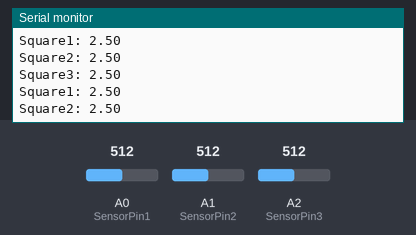
Bench run of a sketch on a simulated Arduino Uno, built with avr-gcc and run on an emulated ATmega328P. Shown: the last lines printed to the serial monitor. Inputs (shaded band) come from the test bench; at power-on: A0 (SensorPin1) = 512, A1 (SensorPin2) = 512, A2 (SensorPin3) = 512.

Above: at 1.2 s.
1.3 s: A0 (SensorPin1) set to 716
At 1.9 s:
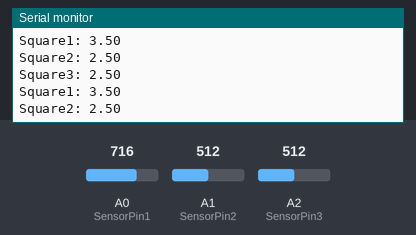
2.8 s: A1 (SensorPin2) set to 716
At 3.5 s:
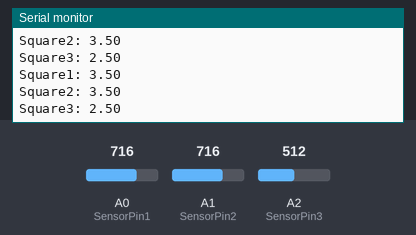
4.3 s: A2 (SensorPin3) set to 716
At 5.1 s:
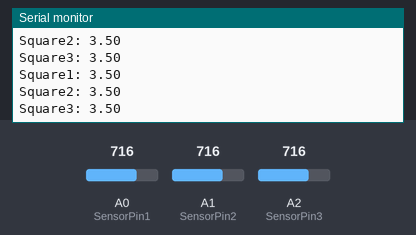
5.8 s: A0 (SensorPin1) set to 900
At 6.7 s:
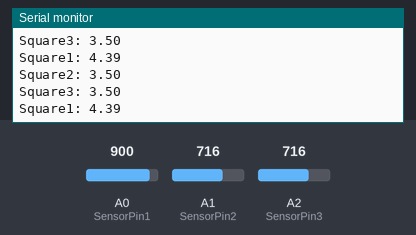
8.8 s: A1 (SensorPin2) set to 900
At 9.7 s:
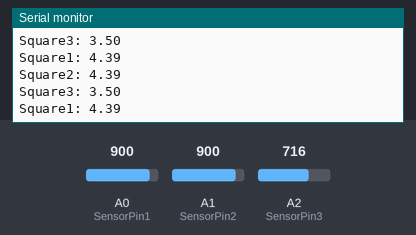
11.8 s: A2 (SensorPin3) set to 900
At 12.4 s:
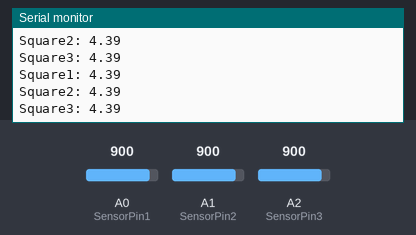
Timing chart, 0 to 14.3 s (numbered marks = the images above; inputs shaded):
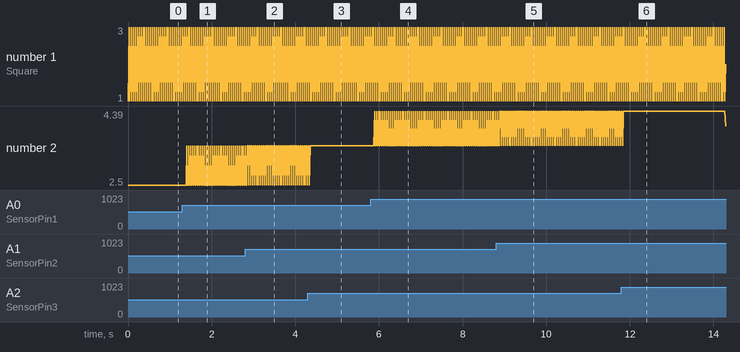

The sketch:

TicTacToe.ino
```cpp
/*

  created 2019
  by Adam Lloyd

*/

#include <RGBLED.h>

RGBLED rgbLed1(22,23,24,COMMON_ANODE);
RGBLED rgbLed2(25,26,27,COMMON_ANODE);
RGBLED rgbLed3(28,29,30,COMMON_ANODE);
RGBLED rgbLed4(31,32,33,COMMON_ANODE);
RGBLED rgbLed5(34,35,36,COMMON_ANODE);
RGBLED rgbLed6(37,38,39,COMMON_ANODE);
RGBLED rgbLed7(40,41,42,COMMON_ANODE);
RGBLED rgbLed8(43,44,45,COMMON_ANODE);
RGBLED rgbLed9(46,47,48,COMMON_ANODE);
int SensorPin1= 0;
int SensorPin2= 1;
int SensorPin3= 2;
int SensorPin4= 3;
int SensorPin5= 4;
int SensorPin6= 5;
int SensorPin7= 6;
int SensorPin8= 7;
int SensorPin9= 8;

int raw1= 0;
int raw2= 0;
int raw3= 0;
int raw4= 0;
int raw5= 0;
int raw6= 0;
int raw7= 0;
int raw8= 0;
int raw9= 0;

int Vin1= 5;
int Vin2= 5;
int Vin3= 5;
int Vin4= 5;
int Vin5= 5;
int Vin6= 5;
int Vin7= 5;
int Vin8= 5;
int Vin9= 5;

float Vout1= 0;
float Vout2= 0;
float Vout3= 0;
float Vout4= 0;
float Vout5= 0;
float Vout6= 0;
float Vout7= 0;
float Vout8= 0;
float Vout9= 0;

float R1= 150;   //Resistor Value
float R2= 0;     //Player Resistor Int
float buffer= 0;

void setup() {
  Serial.begin(9600);
  pinMode(SensorPin1, INPUT);
  pinMode(SensorPin2, INPUT);
  pinMode(SensorPin3, INPUT);
  pinMode(SensorPin4, INPUT);
  pinMode(SensorPin5, INPUT);
  pinMode(SensorPin6, INPUT);
  pinMode(SensorPin7, INPUT);
  pinMode(SensorPin8, INPUT);
  pinMode(SensorPin9, INPUT);
}


void loop()
{
//Square 1
raw1= analogRead(SensorPin1);
buffer= raw1 * Vin1;
Vout1= (buffer)/1024.0;
Serial.print("Square1: ");
Serial.println(Vout1);

if(Vout1 > 3.00 )
{rgbLed1.writeRGB(0,0,255);}
else if (Vout1 > 1.50 && Vout1 < 2.90)
{rgbLed1.writeRGB(255,0,0);}
else
{rgbLed1.writeRGB(0,0,0);}

//Square 2
raw1= analogRead(SensorPin2);
buffer= raw1 * Vin1;
Vout2= (buffer)/1024.0;
Serial.print("Square2: ");
Serial.println(Vout2);

if(Vout2 > 3.00 )
{rgbLed2.writeRGB(0,0,255);}
else if (Vout2 > 1.50 && Vout2 < 2.90)
{rgbLed2.writeRGB(255,0,0);}
else
{rgbLed2.writeRGB(0,0,0);}

//Square 3
raw3= analogRead(SensorPin3);
buffer= raw3 * Vin3;
Vout3= (buffer)/1024.0;
Serial.print("Square3: ");
Serial.println(Vout3);

if(Vout3 > 3.00 )
{rgbLed3.writeRGB(0,0,255);}
else if (Vout3 > 1.50 && Vout3 < 2.90)
{rgbLed3.writeRGB(255,0,0);}
else
{rgbLed3.writeRGB(0,0,0);}


}
```

Measured:
- after the input at 1.3 s, the serial monitor: prints a new line after 0.10 s (image 1)
- after the input at 2.8 s, the serial monitor: prints a new line after 0.07 s (image 2)
- after the input at 4.3 s, the serial monitor: prints a new line after 0.08 s (image 3)
- after the input at 5.8 s, the serial monitor: prints a new line after 0.10 s (image 4)
- after the input at 8.8 s, the serial monitor: prints a new line after 0.11 s (image 5)
- after the input at 11.8 s, the serial monitor: prints a new line after 0.07 s (image 6)
- plotted number 2: 3.5 → 4.39 after the input at 5.8 s
